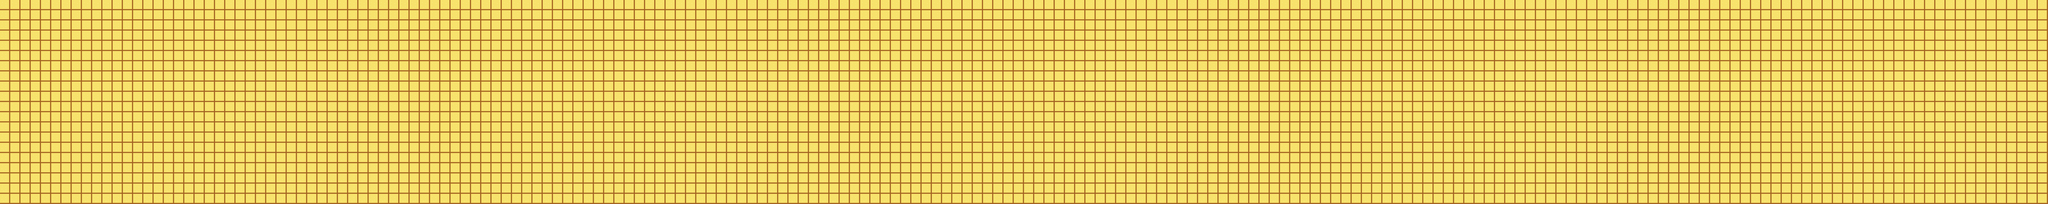

Below is a game level as drawn by its tile map, then a one-line description and the .tmx that defines it (tile-layer data replaced by summaries):
An orthogonal 200x20 tile map with 64x64 px tiles, 2 tile layers (Background, Kachelebene 1) and 307 objects.

<map version="1.0" tiledversion="1.1.1" orientation="orthogonal" renderorder="right-down" width="200" height="20" tilewidth="64" tileheight="64" infinite="0" nextobjectid="13">
 <tileset firstgid="1" source="level.tsx" />
 <layer name="Background" width="200" height="20">
  <data>[4000 cells, 4000 non-empty, 1 distinct tile ids]</data>
 </layer>
 <layer name="Kachelebene 1" width="200" height="20">
  <data>[4000 cells, 655 non-empty, 1 distinct tile ids]</data>
 </layer>
 <objectgroup name="Collision">
  <object id="44" x="2688" y="64" width="64" height="64" />
  <object id="47" x="2880" y="64" width="64" height="64" />
  <object id="49" x="3008" y="64" width="64" height="64" />
  <object id="77" x="4800" y="64" width="64" height="64" />
  <object id="185" x="11712" y="64" width="64" height="64" />
  <object id="54" x="3264" y="128" width="64" height="64" />
  <object id="101" x="6272" y="128" width="64" height="64" />
  <object id="107" x="6656" y="128" width="64" height="64" />
  <object id="133" x="8320" y="128" width="64" height="64" />
  <object id="156" x="9792" y="128" width="64" height="64" />
  <object id="170" x="10688" y="128" width="64" height="64" />
  <object id="187" x="11776" y="128" width="64" height="64" />
  <object id="20" x="1024" y="192" width="64" height="64" />
  <object id="26" x="1408" y="192" width="64" height="64" />
  <object id="42" x="2368" y="192" width="128" height="64" />
  <object id="45" x="2624" y="192" width="64" height="64" />
  <object id="51" x="3008" y="192" width="64" height="64" />
  <object id="67" x="4032" y="192" width="64" height="64" />
  <object id="89" x="5440" y="192" width="64" height="64" />
  <object id="93" x="5696" y="192" width="64" height="64" />
  <object id="95" x="5824" y="192" width="64" height="64" />
  <object id="111" x="6848" y="192" width="64" height="64" />
  <object id="123" x="7616" y="192" width="64" height="64" />
  <object id="128" x="7936" y="192" width="64" height="64" />
  <object id="130" x="8064" y="192" width="64" height="64" />
  <object id="153" x="9536" y="192" width="64" height="64" />
  <object id="159" x="9920" y="192" width="64" height="64" />
  <object id="189" x="11840" y="192" width="64" height="64" />
  <object id="191" x="11968" y="192" width="64" height="64" />
  <object id="198" x="12416" y="192" width="64" height="64" />
  <object id="17" x="768" y="256" width="64" height="64" />
  <object id="19" x="896" y="256" width="64" height="64" />
  <object id="37" x="2048" y="256" width="64" height="64" />
  <object id="42" x="2368" y="256" width="64" height="64" />
  <object id="46" x="2624" y="256" width="64" height="64" />
  <object id="50" x="2880" y="256" width="64" height="64" />
  <object id="66" x="3904" y="256" width="64" height="64" />
  <object id="70" x="4160" y="256" width="64" height="64" />
  <object id="78" x="4672" y="256" width="64" height="64" />
  <object id="104" x="6336" y="256" width="64" height="64" />
  <object id="133" x="8192" y="256" width="64" height="64" />
  <object id="171" x="10624" y="256" width="64" height="64" />
  <object id="187" x="11648" y="256" width="64" height="64" />
  <object id="197" x="12288" y="256" width="64" height="64" />
  <object id="200" x="12416" y="256" width="128" height="64" />
  <object id="24" x="1152" y="320" width="64" height="64" />
  <object id="29" x="1472" y="320" width="64" height="64" />
  <object id="35" x="1856" y="320" width="64" height="64" />
  <object id="37" x="1984" y="320" width="64" height="64" />
  <object id="40" x="2176" y="320" width="64" height="64" />
  <object id="45" x="2496" y="320" width="64" height="64" />
  <object id="59" x="3392" y="320" width="64" height="64" />
  <object id="67" x="3840" y="320" width="128" height="64" />
  <object id="72" x="4224" y="320" width="64" height="64" />
  <object id="75" x="4416" y="320" width="64" height="64" />
  <object id="91" x="5440" y="320" width="64" height="64" />
  <object id="99" x="5952" y="320" width="64" height="64" />
  <object id="104" x="6272" y="320" width="64" height="64" />
  <object id="120" x="7232" y="320" width="128" height="64" />
  <object id="122" x="7424" y="320" width="64" height="64" />
  <object id="128" x="7808" y="320" width="64" height="64" />
  <object id="134" x="8192" y="320" width="64" height="64" />
  <object id="148" x="9088" y="320" width="64" height="64" />
  <object id="168" x="10368" y="320" width="64" height="64" />
  <object id="174" x="10752" y="320" width="64" height="64" />
  <object id="197" x="12224" y="320" width="64" height="64" />
  <object id="199" x="12352" y="320" width="64" height="64" />
  <object id="17" x="640" y="384" width="64" height="64" />
  <object id="24" x="1088" y="384" width="64" height="64" />
  <object id="31" x="1536" y="384" width="64" height="64" />
  <object id="46" x="2496" y="384" width="64" height="64" />
  <object id="51" x="2752" y="384" width="128" height="64" />
  <object id="57" x="3200" y="384" width="64" height="64" />
  <object id="61" x="3328" y="384" width="192" height="64" />
  <object id="64" x="3648" y="384" width="64" height="64" />
  <object id="69" x="3968" y="384" width="64" height="64" />
  <object id="80" x="4672" y="384" width="64" height="64" />
  <object id="84" x="4864" y="384" width="128" height="64" />
  <object id="90" x="5248" y="384" width="128" height="64" />
  <object id="103" x="6144" y="384" width="64" height="64" />
  <object id="111" x="6656" y="384" width="64" height="64" />
  <object id="120" x="7232" y="384" width="64" height="64" />
  <object id="126" x="7616" y="384" width="64" height="64" />
  <object id="130" x="7808" y="384" width="128" height="64" />
  <object id="135" x="8128" y="384" width="128" height="64" />
  <object id="137" x="8320" y="384" width="64" height="64" />
  <object id="144" x="8704" y="384" width="128" height="64" />
  <object id="175" x="10752" y="384" width="64" height="64" />
  <object id="185" x="11392" y="384" width="64" height="64" />
  <object id="194" x="11968" y="384" width="64" height="64" />
  <object id="200" x="12352" y="384" width="64" height="64" />
  <object id="205" x="12672" y="384" width="64" height="64" />
  <object id="19" x="704" y="448" width="64" height="64" />
  <object id="23" x="960" y="448" width="64" height="64" />
  <object id="28" x="1216" y="448" width="128" height="64" />
  <object id="30" x="1408" y="448" width="64" height="64" />
  <object id="33" x="1600" y="448" width="64" height="64" />
  <object id="38" x="1920" y="448" width="64" height="64" />
  <object id="43" x="2176" y="448" width="128" height="64" />
  <object id="45" x="2368" y="448" width="64" height="64" />
  <object id="59" x="3264" y="448" width="64" height="64" />
  <object id="66" x="3712" y="448" width="64" height="64" />
  <object id="71" x="4032" y="448" width="64" height="64" />
  <object id="74" x="4224" y="448" width="64" height="64" />
  <object id="78" x="4480" y="448" width="64" height="64" />
  <object id="83" x="4800" y="448" width="64" height="64" />
  <object id="86" x="4992" y="448" width="64" height="64" />
  <object id="92" x="5376" y="448" width="64" height="64" />
  </objectgroup>
</map>
<!-- 199 of 307 objects omitted -->